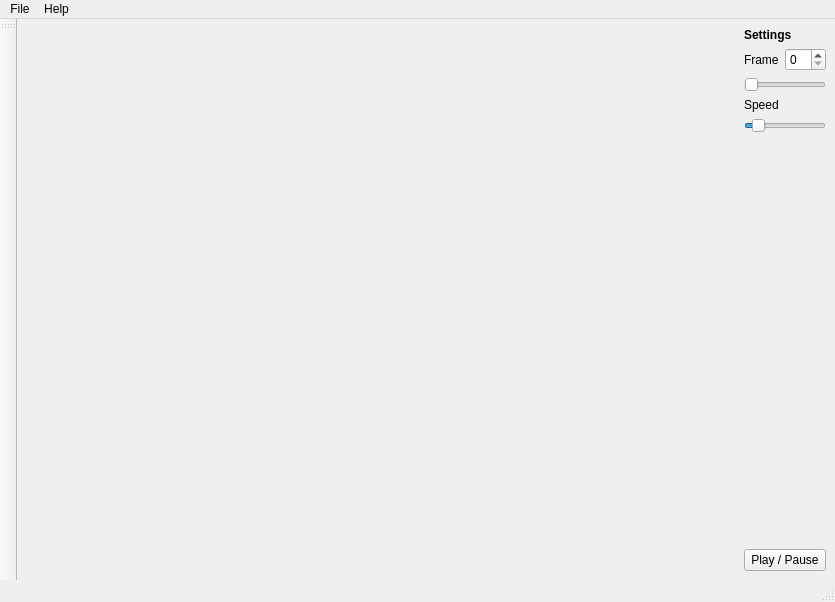
<?xml version="1.0" encoding="UTF-8"?>
<ui version="4.0">
 <class>MainWindow</class>
 <widget class="QMainWindow" name="MainWindow">
  <property name="geometry">
   <rect>
    <x>0</x>
    <y>0</y>
    <width>835</width>
    <height>602</height>
   </rect>
  </property>
  <property name="windowTitle">
   <string>MainWindow</string>
  </property>
  <widget class="QWidget" name="centralWidget">
   <layout class="QHBoxLayout" name="horizontalLayout">
    <property name="margin">
     <number>0</number>
    </property>
    <item>
     <layout class="QVBoxLayout" name="mainLayout" stretch="0">
      <property name="spacing">
       <number>0</number>
      </property>
      <property name="sizeConstraint">
       <enum>QLayout::SetDefaultConstraint</enum>
      </property>
      <item>
       <spacer name="horizontalSpacer">
        <property name="orientation">
         <enum>Qt::Horizontal</enum>
        </property>
        <property name="sizeType">
         <enum>QSizePolicy::Expanding</enum>
        </property>
        <property name="sizeHint" stdset="0">
         <size>
          <width>16777215</width>
          <height>20</height>
         </size>
        </property>
       </spacer>
      </item>
     </layout>
    </item>
    <item>
     <layout class="QVBoxLayout" name="verticalLayout" stretch="0,0,0,0,0,0,0,0">
      <property name="sizeConstraint">
       <enum>QLayout::SetDefaultConstraint</enum>
      </property>
      <property name="leftMargin">
       <number>6</number>
      </property>
      <property name="topMargin">
       <number>9</number>
      </property>
      <property name="rightMargin">
       <number>9</number>
      </property>
      <property name="bottomMargin">
       <number>9</number>
      </property>
      <item>
       <widget class="QLabel" name="label">
        <property name="font">
         <font>
          <weight>75</weight>
          <bold>true</bold>
         </font>
        </property>
        <property name="text">
         <string>Settings</string>
        </property>
       </widget>
      </item>
      <item>
       <layout class="QHBoxLayout" name="horizontalLayout_2">
        <item>
         <widget class="QLabel" name="frameLbl">
          <property name="text">
           <string>Frame</string>
          </property>
         </widget>
        </item>
        <item>
         <spacer name="horizontalSpacer_3">
          <property name="orientation">
           <enum>Qt::Horizontal</enum>
          </property>
          <property name="sizeHint" stdset="0">
           <size>
            <width>1000</width>
            <height>20</height>
           </size>
          </property>
         </spacer>
        </item>
        <item>
         <widget class="QSpinBox" name="frame"/>
        </item>
       </layout>
      </item>
      <item>
       <widget class="QSlider" name="frameSlider">
        <property name="orientation">
         <enum>Qt::Horizontal</enum>
        </property>
       </widget>
      </item>
      <item>
       <widget class="QLabel" name="label_3">
        <property name="text">
         <string>Speed</string>
        </property>
       </widget>
      </item>
      <item>
       <widget class="QSlider" name="speedSlider">
        <property name="value">
         <number>10</number>
        </property>
        <property name="orientation">
         <enum>Qt::Horizontal</enum>
        </property>
       </widget>
      </item>
      <item>
       <spacer name="verticalSpacer">
        <property name="orientation">
         <enum>Qt::Vertical</enum>
        </property>
        <property name="sizeHint" stdset="0">
         <size>
          <width>20</width>
          <height>40</height>
         </size>
        </property>
       </spacer>
      </item>
      <item>
       <spacer name="horizontalSpacer_2">
        <property name="orientation">
         <enum>Qt::Horizontal</enum>
        </property>
        <property name="sizeType">
         <enum>QSizePolicy::Maximum</enum>
        </property>
        <property name="sizeHint" stdset="0">
         <size>
          <width>40</width>
          <height>20</height>
         </size>
        </property>
       </spacer>
      </item>
      <item>
       <layout class="QHBoxLayout" name="horizontalLayout_3" stretch="10">
        <property name="sizeConstraint">
         <enum>QLayout::SetFixedSize</enum>
        </property>
        <item>
         <widget class="QPushButton" name="playBtn">
          <property name="sizePolicy">
           <sizepolicy hsizetype="MinimumExpanding" vsizetype="Fixed">
            <horstretch>0</horstretch>
            <verstretch>0</verstretch>
           </sizepolicy>
          </property>
          <property name="text">
           <string>Play / Pause</string>
          </property>
         </widget>
        </item>
       </layout>
      </item>
     </layout>
    </item>
   </layout>
  </widget>
  <widget class="QMenuBar" name="menuBar">
   <property name="geometry">
    <rect>
     <x>0</x>
     <y>0</y>
     <width>835</width>
     <height>24</height>
    </rect>
   </property>
   <widget class="QMenu" name="menuFile">
    <property name="title">
     <string>File</string>
    </property>
    <addaction name="actionOpen"/>
    <addaction name="separator"/>
    <addaction name="actionExit"/>
   </widget>
   <widget class="QMenu" name="menuHelp">
    <property name="title">
     <string>Help</string>
    </property>
    <addaction name="actionHelp"/>
    <addaction name="actionAbout"/>
   </widget>
   <addaction name="menuFile"/>
   <addaction name="menuHelp"/>
  </widget>
  <widget class="QToolBar" name="mainToolBar">
   <attribute name="toolBarArea">
    <enum>LeftToolBarArea</enum>
   </attribute>
   <attribute name="toolBarBreak">
    <bool>false</bool>
   </attribute>
  </widget>
  <widget class="QStatusBar" name="statusBar"/>
  <action name="actionOpen">
   <property name="text">
    <string>Open</string>
   </property>
   <property name="shortcut">
    <string>Ctrl+O</string>
   </property>
  </action>
  <action name="actionExit">
   <property name="text">
    <string>Exit</string>
   </property>
   <property name="shortcut">
    <string>Ctrl+Q</string>
   </property>
  </action>
  <action name="actionHelp">
   <property name="text">
    <string>Context Help</string>
   </property>
   <property name="shortcut">
    <string>F1</string>
   </property>
  </action>
  <action name="actionAbout">
   <property name="text">
    <string>About</string>
   </property>
  </action>
 </widget>
 <layoutdefault spacing="6" margin="11"/>
 <resources/>
 <connections/>
</ui>
